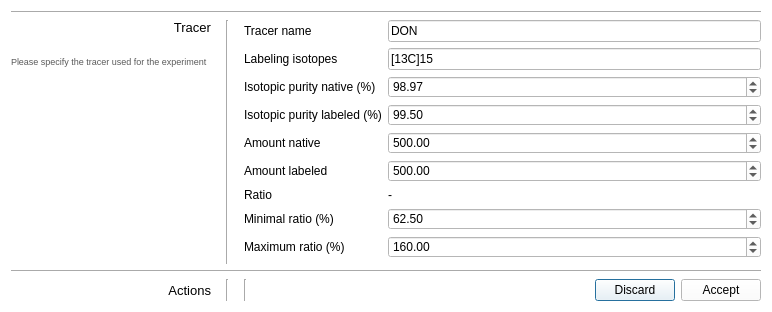
<?xml version="1.0" encoding="UTF-8"?>
<ui version="4.0">
 <class>Dialog</class>
 <widget class="QDialog" name="Dialog">
  <property name="geometry">
   <rect>
    <x>0</x>
    <y>0</y>
    <width>772</width>
    <height>312</height>
   </rect>
  </property>
  <property name="windowTitle">
   <string>Dialog</string>
  </property>
  <property name="autoFillBackground">
   <bool>false</bool>
  </property>
  <property name="styleSheet">
   <string notr="true">background-color: rgb(255, 255, 255);</string>
  </property>
  <layout class="QGridLayout" name="gridLayout">
   <item row="0" column="0">
    <layout class="QGridLayout" name="gridLayout_2">
     <item row="3" column="2">
      <widget class="Line" name="line_4">
       <property name="orientation">
        <enum>Qt::Vertical</enum>
       </property>
      </widget>
     </item>
     <item row="3" column="0">
      <layout class="QVBoxLayout" name="verticalLayout_2">
       <item>
        <widget class="QLabel" name="label_2">
         <property name="styleSheet">
          <string notr="true">font: 10pt;</string>
         </property>
         <property name="text">
          <string>Actions</string>
         </property>
         <property name="alignment">
          <set>Qt::AlignRight|Qt::AlignTrailing|Qt::AlignVCenter</set>
         </property>
        </widget>
       </item>
       <item>
        <spacer name="verticalSpacer_2">
         <property name="orientation">
          <enum>Qt::Vertical</enum>
         </property>
         <property name="sizeType">
          <enum>QSizePolicy::Preferred</enum>
         </property>
         <property name="sizeHint" stdset="0">
          <size>
           <width>0</width>
           <height>0</height>
          </size>
         </property>
        </spacer>
       </item>
      </layout>
     </item>
     <item row="1" column="0">
      <layout class="QVBoxLayout" name="verticalLayout">
       <item>
        <widget class="QLabel" name="title_tracer">
         <property name="styleSheet">
          <string notr="true">font: 10pt;</string>
         </property>
         <property name="text">
          <string>Tracer</string>
         </property>
         <property name="alignment">
          <set>Qt::AlignRight|Qt::AlignTrailing|Qt::AlignVCenter</set>
         </property>
        </widget>
       </item>
       <item>
        <spacer name="verticalSpacer_3">
         <property name="orientation">
          <enum>Qt::Vertical</enum>
         </property>
         <property name="sizeType">
          <enum>QSizePolicy::Fixed</enum>
         </property>
         <property name="sizeHint" stdset="0">
          <size>
           <width>0</width>
           <height>15</height>
          </size>
         </property>
        </spacer>
       </item>
       <item>
        <widget class="QLabel" name="label_3">
         <property name="sizePolicy">
          <sizepolicy hsizetype="Minimum" vsizetype="Minimum">
           <horstretch>0</horstretch>
           <verstretch>0</verstretch>
          </sizepolicy>
         </property>
         <property name="maximumSize">
          <size>
           <width>200</width>
           <height>16777215</height>
          </size>
         </property>
         <property name="styleSheet">
          <string notr="true">color: rgb(90, 90, 90);
font: 7pt;</string>
         </property>
         <property name="text">
          <string>&lt;html&gt;&lt;head/&gt;&lt;body&gt;&lt;p&gt;Please specify the tracer used for the experiment&lt;/p&gt;&lt;p&gt;&lt;br/&gt;&lt;/p&gt;&lt;/body&gt;&lt;/html&gt;</string>
         </property>
         <property name="alignment">
          <set>Qt::AlignJustify|Qt::AlignVCenter</set>
         </property>
         <property name="wordWrap">
          <bool>true</bool>
         </property>
        </widget>
       </item>
       <item>
        <spacer name="verticalSpacer">
         <property name="orientation">
          <enum>Qt::Vertical</enum>
         </property>
         <property name="sizeHint" stdset="0">
          <size>
           <width>200</width>
           <height>0</height>
          </size>
         </property>
        </spacer>
       </item>
      </layout>
     </item>
     <item row="1" column="1">
      <spacer name="horizontalSpacer_3">
       <property name="orientation">
        <enum>Qt::Horizontal</enum>
       </property>
       <property name="sizeType">
        <enum>QSizePolicy::Fixed</enum>
       </property>
       <property name="sizeHint" stdset="0">
        <size>
         <width>3</width>
         <height>0</height>
        </size>
       </property>
      </spacer>
     </item>
     <item row="1" column="3">
      <spacer name="horizontalSpacer_2">
       <property name="orientation">
        <enum>Qt::Horizontal</enum>
       </property>
       <property name="sizeType">
        <enum>QSizePolicy::Fixed</enum>
       </property>
       <property name="sizeHint" stdset="0">
        <size>
         <width>3</width>
         <height>0</height>
        </size>
       </property>
      </spacer>
     </item>
     <item row="2" column="0" colspan="5">
      <widget class="Line" name="line_3">
       <property name="orientation">
        <enum>Qt::Horizontal</enum>
       </property>
      </widget>
     </item>
     <item row="1" column="2">
      <widget class="Line" name="line">
       <property name="orientation">
        <enum>Qt::Vertical</enum>
       </property>
      </widget>
     </item>
     <item row="0" column="0" colspan="5">
      <widget class="Line" name="line_2">
       <property name="orientation">
        <enum>Qt::Horizontal</enum>
       </property>
      </widget>
     </item>
     <item row="3" column="4">
      <layout class="QHBoxLayout" name="horizontalLayout">
       <item>
        <widget class="Line" name="line_6">
         <property name="orientation">
          <enum>Qt::Vertical</enum>
         </property>
        </widget>
       </item>
       <item>
        <spacer name="horizontalSpacer">
         <property name="orientation">
          <enum>Qt::Horizontal</enum>
         </property>
         <property name="sizeHint" stdset="0">
          <size>
           <width>40</width>
           <height>20</height>
          </size>
         </property>
        </spacer>
       </item>
       <item>
        <widget class="QPushButton" name="discardButton">
         <property name="text">
          <string>Discard</string>
         </property>
        </widget>
       </item>
       <item>
        <widget class="QPushButton" name="acceptButton">
         <property name="text">
          <string>Accept</string>
         </property>
        </widget>
       </item>
      </layout>
     </item>
     <item row="1" column="4">
      <layout class="QGridLayout" name="gridLayout_3">
       <item row="0" column="0">
        <widget class="QLabel" name="label">
         <property name="text">
          <string>Tracer name</string>
         </property>
        </widget>
       </item>
       <item row="7" column="0">
        <widget class="QLabel" name="label_11">
         <property name="text">
          <string>Minimal ratio (%)</string>
         </property>
        </widget>
       </item>
       <item row="3" column="1">
        <widget class="QDoubleSpinBox" name="tLabeledIsotopicPurity">
         <property name="value">
          <double>99.500000000000000</double>
         </property>
        </widget>
       </item>
       <item row="3" column="0">
        <widget class="QLabel" name="label_10">
         <property name="text">
          <string>Isotopic purity labeled (%)</string>
         </property>
        </widget>
       </item>
       <item row="2" column="1">
        <widget class="QDoubleSpinBox" name="tNativeIsotopicPurity">
         <property name="value">
          <double>98.969999999999999</double>
         </property>
        </widget>
       </item>
       <item row="0" column="1">
        <widget class="QLineEdit" name="tName">
         <property name="text">
          <string>DON</string>
         </property>
        </widget>
       </item>
       <item row="1" column="1">
        <widget class="QLineEdit" name="tLabelingIsotopes">
         <property name="text">
          <string>[13C]15</string>
         </property>
        </widget>
       </item>
       <item row="8" column="0">
        <widget class="QLabel" name="label_12">
         <property name="text">
          <string>Maximum ratio (%)</string>
         </property>
        </widget>
       </item>
       <item row="1" column="0">
        <widget class="QLabel" name="label_4">
         <property name="text">
          <string>Labeling isotopes</string>
         </property>
        </widget>
       </item>
       <item row="6" column="1">
        <widget class="QLabel" name="tRatio">
         <property name="text">
          <string>-</string>
         </property>
        </widget>
       </item>
       <item row="6" column="0">
        <widget class="QLabel" name="label_7">
         <property name="text">
          <string>Ratio</string>
         </property>
        </widget>
       </item>
       <item row="4" column="0">
        <widget class="QLabel" name="label_5">
         <property name="text">
          <string>Amount native</string>
         </property>
        </widget>
       </item>
       <item row="5" column="0">
        <widget class="QLabel" name="label_6">
         <property name="text">
          <string>Amount labeled</string>
         </property>
        </widget>
       </item>
       <item row="2" column="0">
        <widget class="QLabel" name="label_9">
         <property name="text">
          <string>Isotopic purity native (%)</string>
         </property>
        </widget>
       </item>
       <item row="4" column="1">
        <widget class="QDoubleSpinBox" name="tNativeAmount">
         <property name="maximum">
          <double>1000.000000000000000</double>
         </property>
         <property name="value">
          <double>500.000000000000000</double>
         </property>
        </widget>
       </item>
       <item row="5" column="1">
        <widget class="QDoubleSpinBox" name="tLabeledAmount">
         <property name="maximum">
          <double>1000.000000000000000</double>
         </property>
         <property name="value">
          <double>500.000000000000000</double>
         </property>
        </widget>
       </item>
       <item row="7" column="1">
        <widget class="QDoubleSpinBox" name="tMinRatio">
         <property name="maximum">
          <double>10000000.000000000000000</double>
         </property>
         <property name="value">
          <double>62.500000000000000</double>
         </property>
        </widget>
       </item>
       <item row="8" column="1">
        <widget class="QDoubleSpinBox" name="tMaxRatio">
         <property name="maximum">
          <double>1000000.000000000000000</double>
         </property>
         <property name="value">
          <double>160.000000000000000</double>
         </property>
        </widget>
       </item>
       <item row="9" column="0">
        <spacer name="verticalSpacer_4">
         <property name="orientation">
          <enum>Qt::Vertical</enum>
         </property>
         <property name="sizeHint" stdset="0">
          <size>
           <width>20</width>
           <height>0</height>
          </size>
         </property>
        </spacer>
       </item>
      </layout>
     </item>
    </layout>
   </item>
  </layout>
 </widget>
 <resources/>
 <connections/>
</ui>
